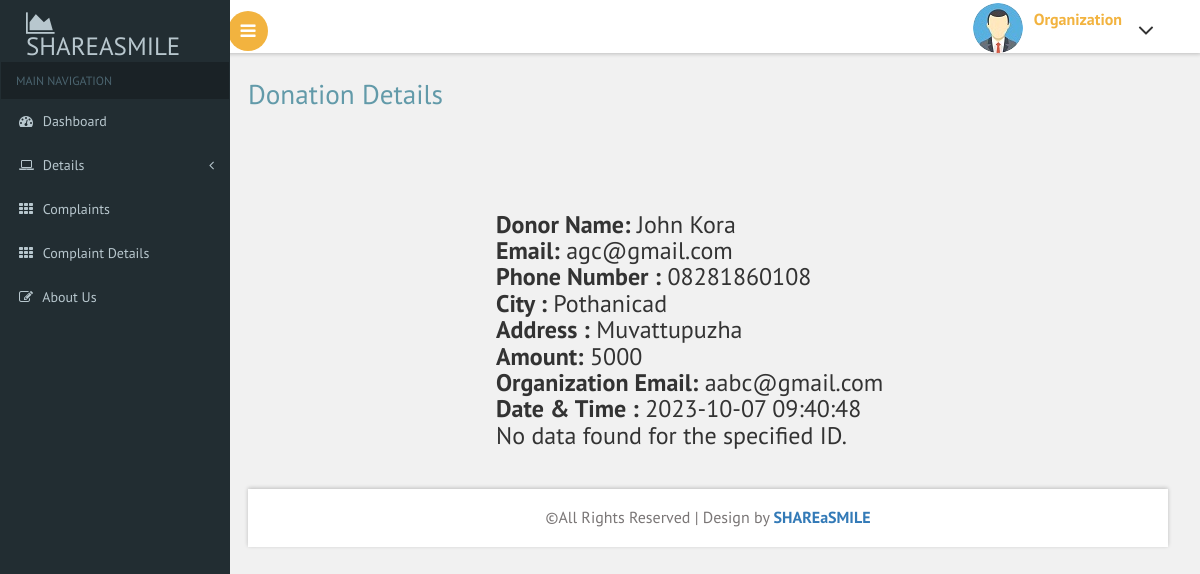
/organisation/fulldetails.php?id=40, run on the app's committed database.
### tables this page shows
CREATE TABLE `payment` (
  `payment_id` int(11) NOT NULL,
  `full_name` varchar(100) NOT NULL,
  `email` varchar(100) NOT NULL,
  `phone_number` varchar(15) NOT NULL,
  `city` varchar(100) NOT NULL,
  `address` varchar(500) NOT NULL,
  `amount` varchar(20) NOT NULL,
  `payment_status` int(11) NOT NULL,
  `donor_email` varchar(50) NOT NULL,
  `organization_email` varchar(500) NOT NULL,
  `donation_id` int(11) NOT NULL,
  `time_stamp` timestamp NOT NULL DEFAULT current_timestamp()
);

### organisation/fulldetails.php (the view)
<?php
include("header.php");
?>
<div id="page-wrapper">
    <div class="main-page">
        <h2 class="title1">Donation Details</h2>
        <?php
        if (isset($_GET['id'])) {
            $payment_id = $_GET['id'];
            $donation_id = $_GET['donation_id'];
            require("connect.php");
            $stmt = $conn->prepare("SELECT * FROM payment WHERE payment_id = ?");
            $stmt->bind_param("i", $payment_id);
            $stmt->execute();
            $res = $stmt->get_result();
            if ($res->num_rows > 0) {
                $row = $res->fetch_assoc();
                echo "<div id='page-wrapper'>";
                echo "<h3><b>Donor Name:</b> " . $row['full_name'] . "<br>";
                echo "<b>Email:</b> " . $row['email'] . "<br>";
                echo "<b>Phone Number :</b> " . $row['phone_number'] . "<br>";
                echo "<b>City :</b> " . $row['city'] . "<br>";
                echo "<b>Address :</b> " . $row['address'] . "<br>";
                echo "<b>Amount:</b> " . $row['amount'] . "<br>";
                echo "<b>Organization Email:</b> " . $row['organization_email'] . "<br>";
                echo "<b>Date & Time :</b> " . $row['time_stamp'] . "<br>";
                $stmt = $conn->prepare("SELECT * FROM request_form WHERE donation_id = ?");
                $stmt->bind_param("i", $donation_id);
                $stmt->execute();
                $res = $stmt->get_result();
                if ($res->num_rows > 0) {
                    while ($row1 = $res->fetch_assoc()) {
                        echo "<div id='page-wrapper'>";
                        echo "<b>Donation Type:</b> " . $row1['donation_type'] . "<br>";
                        echo "<b>Donation Details:</b> " . $row1['donation_details'] . "<br>";
                        echo "<b>Estimated Amount :</b> " . $row1['estimated_amount'] . "<br>";
                        echo "<b>Account Number:</b> " . $row1['account_number'] . "<br>";
                        echo "<b>IFSC Code:</b> " . $row1['ifsc_code'] . "<br>";
                        echo "<b>Bank Name:</b> " . $row1['bank_name'] . "<br>";
                        echo "<b>Account Holder Name:</b> " . $row1['holder_name'] . "<br>";
                        echo "<b>Branch Name:</b> " . $row1['branch'] . "<br>";
                        echo "<b>Place:</b> " . $row1['place'] . "<br>";
                        echo "<b>Date:</b> " . $row1['date'] . "<br>";
                        echo "</div>";
                    }
                    echo '<a class="btn btn-primary" href="recieve.php">Go Back</a>';
                    echo '</h3>';
                } else {
                    echo "<p>No data found for the specified ID.</p>";
                }
            }
        } else {
            echo "<p>No ID provided.</p>";
        }
        ?>
    </div>
</div>
<?php
include("footer.php");
?>

### organisation/css/custom.css (style rules this page uses)
#page-wrapper { padding:5em 2em 2.5em; background-color: #F1F1F1; }

### data on the page
payment: full_name "John Kora", email "agc@gmail.com", phone_number "08281860108", city "Pothanicad", address "Muvattupuzha", amount "5000", organization_email "aabc@gmail.com", time_stamp "2023-10-07 09:40:48"
